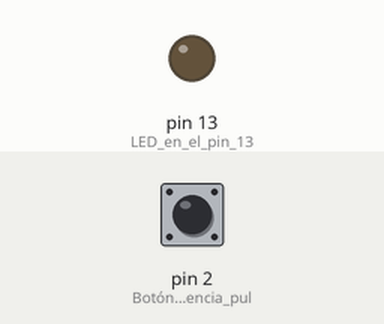
Bench run of a sketch on a simulated Arduino Uno, built with avr-gcc and run on an emulated ATmega328P. On the bench: output pins drawn as LEDs (lit = HIGH). The inputs (shaded band) are chosen by the test bench; at power-on: pin 2 (Botón_con_resistencia_pul) HIGH.

Above: at 1.2 s.
1.3 s: pin 2 (Botón_con_resistencia_pul) pulled LOW for 0.15 s
At 2.5 s:
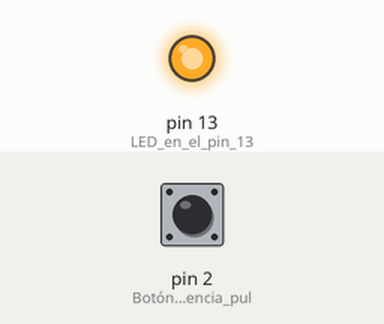
2.9 s: pin 2 (Botón_con_resistencia_pul) pulled LOW for 1 s
At 3.9 s:
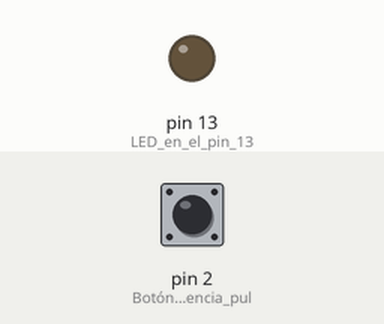
5.4 s: pin 2 (Botón_con_resistencia_pul) pulled LOW for 3.2 s
At 5.8 s:
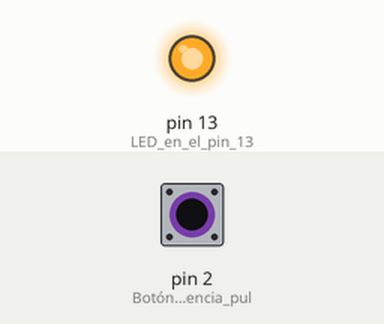
Timing chart, 0 to 8.4 s (numbered marks = the images above; inputs shaded):
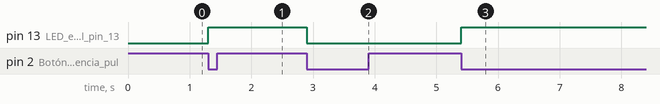

Measured:
- after the input at 1.3 s, pin 13 (LED_en_el_pin_13): LOW → HIGH at once
- after the input at 2.9 s, pin 13 (LED_en_el_pin_13): HIGH → LOW at once
- after the input at 5.4 s, pin 13 (LED_en_el_pin_13): LOW → HIGH at once

The sketch:

interrupcion-boton-led.ino
```cpp
volatile bool estadoLed = false; // Guarda el estado actual del LED

void setup() {
  pinMode(13, OUTPUT);         // LED en el pin 13
  pinMode(2, INPUT_PULLUP);    // Botón con resistencia pull-up

  // Asocia la función "cambiarEstado" a la interrupción externa del pin 2
  attachInterrupt(digitalPinToInterrupt(2), cambiarEstado, FALLING);
}

void loop() {
  // Enciende o apaga el LED según el valor de estadoLed
  if (estadoLed == true) {
    digitalWrite(13, HIGH);
  } else {
    digitalWrite(13, LOW);
  }
}

// Esta función se llama automáticamente cuando se presiona el botón
void cambiarEstado() {
  estadoLed = !estadoLed; // Cambia el valor: true -> false, false -> true
}
```
